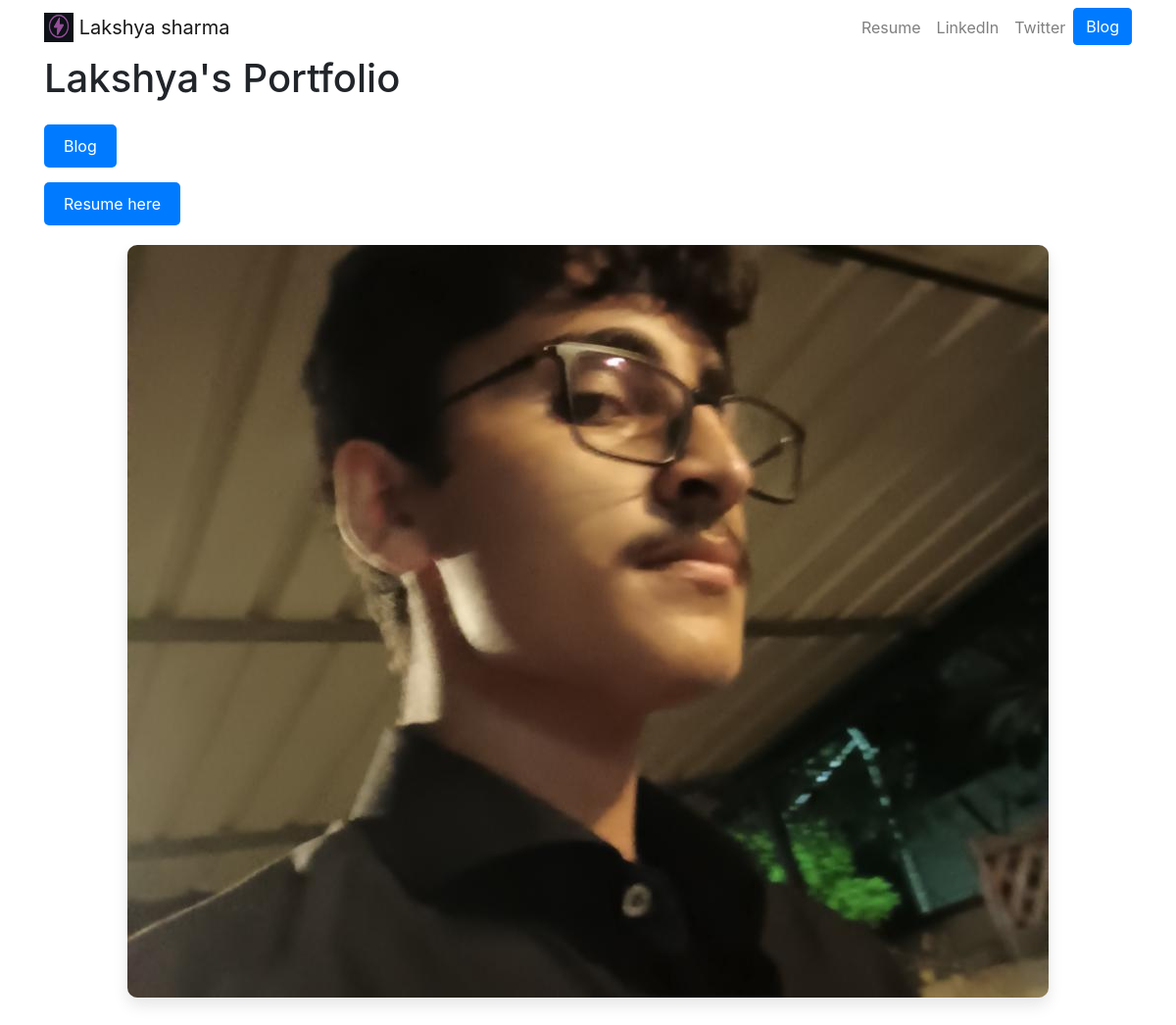
The app's page /, older data.
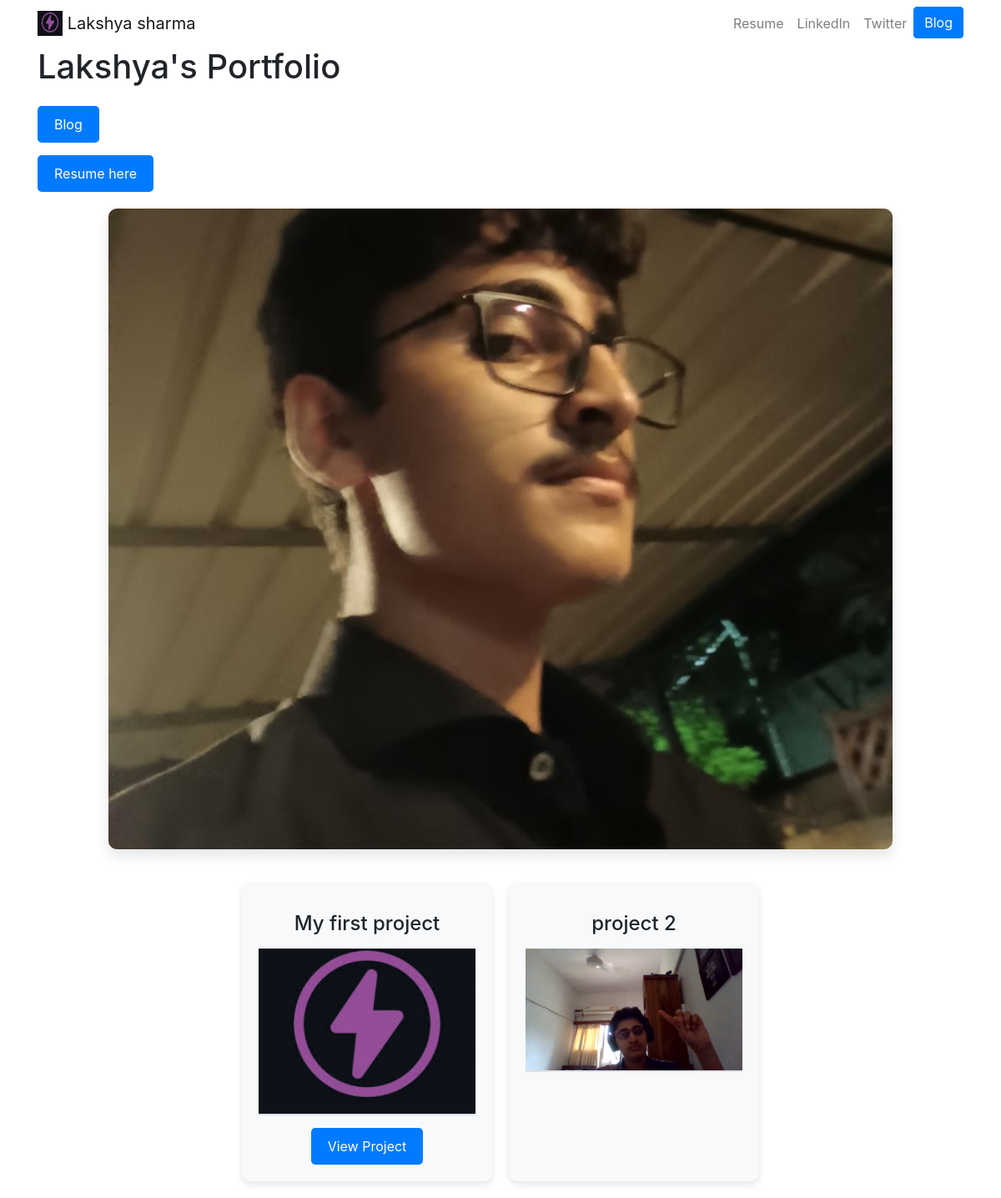
The same page, newer data.
### personalportfolio/models.py (models this page shows, shortened)
class Project(models.Model):
		title = models.CharField(max_length=100)
		discription = models.CharField(max_length=1000)
		image = models.ImageField(upload_to='personalportfolio/image/')
		url= models.URLField(blank=True)

### personalportfolio/views.py (the view)
# urls.py: 2. Add a URL to urlpatterns:  path('', views.home, name='home')
def home(request):
	projects = Project.objects.all()
	return render(request,'port/home.html', {'projects':projects})

### personalportfolio/templates/port/home.html (shortened to what this page needs)
{% extends 'port/core.html' %}
{% block content %}
<h1>Lakshya's Portfolio</h1>
{% load static %}
<a href='{% url "blog:all_blogs" %}' class="btn-link">Blog</a>
<br>
<a href='{% static "portfolio/That One _ Whiplash Edit _.mp4" %}' class="btn-link">Resume here</a>
<br>
<img src='{% static "portfolio/Design 1.jpeg" %}' alt="Design 1" class="main-image">
<div class="projects-container">
    {% for project in projects %}
    <div class="project-card">
        <h2>{{ project.title }}</h2>
        <img src="{{ project.image.url }}" alt="{{ project.title }}">
        {% if project.url %}
            <a href="{{ project.url }}" target="_blank" class="btn-link">View Project</a>
        {% endif %}
    </div>
    {% endfor %}
</div>
{% endblock %}

### personalportfolio/templates/port/core.html (shortened to what this page needs)
{% load static %}
<!doctype html>
<html lang="en">
<head>
  <link rel="stylesheet" href="https://stackpath.bootstrapcdn.com/bootstrap/4.4.1/css/bootstrap.min.css">
  <link rel="stylesheet" href="{% static 'portfolio\custom.css' %}">
</head>
<body>
  <nav id="topNav" class="navbar navbar-expand-md navbar-light">
    <div class="container">
      <a class="navbar-brand" href="{% url 'home' %}">
        <img src='{% static "portfolio\images.jpg" %}' width="30" height="30" class="d-inline-block align-top" alt="Nick's Logo">
        <span>Lakshya sharma </span>
      </a>
      <div class="collapse navbar-collapse text-center" id="navbarNav">
        <ul class="navbar-nav ml-auto">
          <li class="nav-item">
            <a class="nav-link" href="{% static 'portfolio\That One _ Whiplash Edit _.mp4' %}">Resume</a>
          </li>
          <li class="nav-item">
            <a class="nav-link" href="https://www.linkedin.com/in/lakshya-sharma-97b1982b4/" target="_blank">LinkedIn</a>
          </li>
          <li class="nav-item">
            <a class="nav-link" href="https://www.youtube.com/watch?v=dQw4w9WgXcQ" target="_blank">Twitter</a>
          </li>
          <li>
            <a role="button" href="{% url 'blog:all_blogs' %}" class="btn btn-primary">Blog</a>
          </li>
        </ul>
      </div>
    </div>
  </nav>
  <div class="container">
    {% block content %}{% endblock %}
  </div>
</body>
</html>

### personalportfolio/static/portfolio/custom.css (style rules this page uses)
.projects-container { display: flex; flex-wrap: wrap; justify-content: center; gap: 20px; padding: 20px; }
.project-card { background-color: #f8f9fa; border-radius: 10px; box-shadow: 0 4px 8px rgba(0, 0, 0, 0.1); width: 300px; text-align: center; padding: 20px; transition: transform 0.3s ease; }
.project-card img { width: 100%; height: auto; border-bottom: 2px solid #dee2e6; max-height: 200px; object-fit: cover; }
.project-card h2 { font-size: 1.5rem; margin: 15px 0; }
.main-image { max-width: 100%; height: auto; margin: 20px auto; display: block; border-radius: 10px; box-shadow: 0 8px 16px rgba(0, 0, 0, 0.1); }
.btn-link { display: inline-block; background-color: #007bff; color: white; padding: 10px 20px; text-decoration: none; border-radius: 5px; margin-top: 15px; transition: background-color 0.3s ease; }

Row changes from the older to the newer data that the page shows:
added Project: title "My first project", image (picture)
added Project: title "project 2", image (picture)
